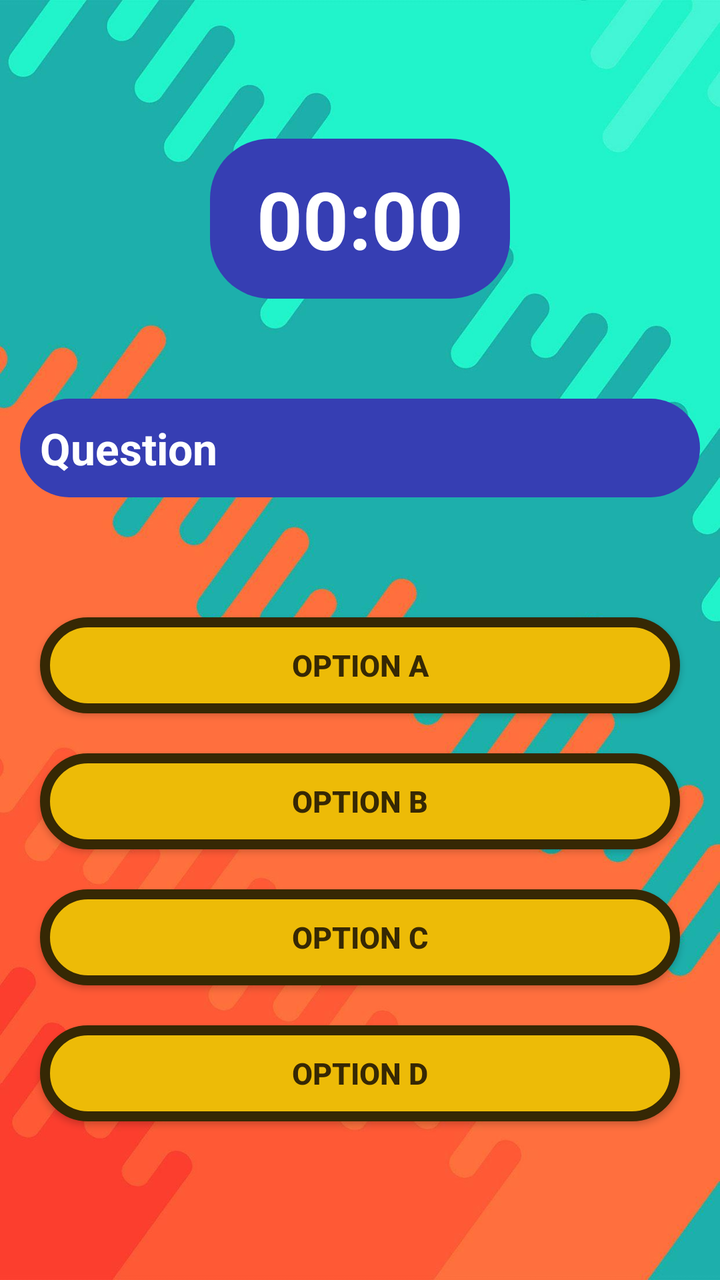
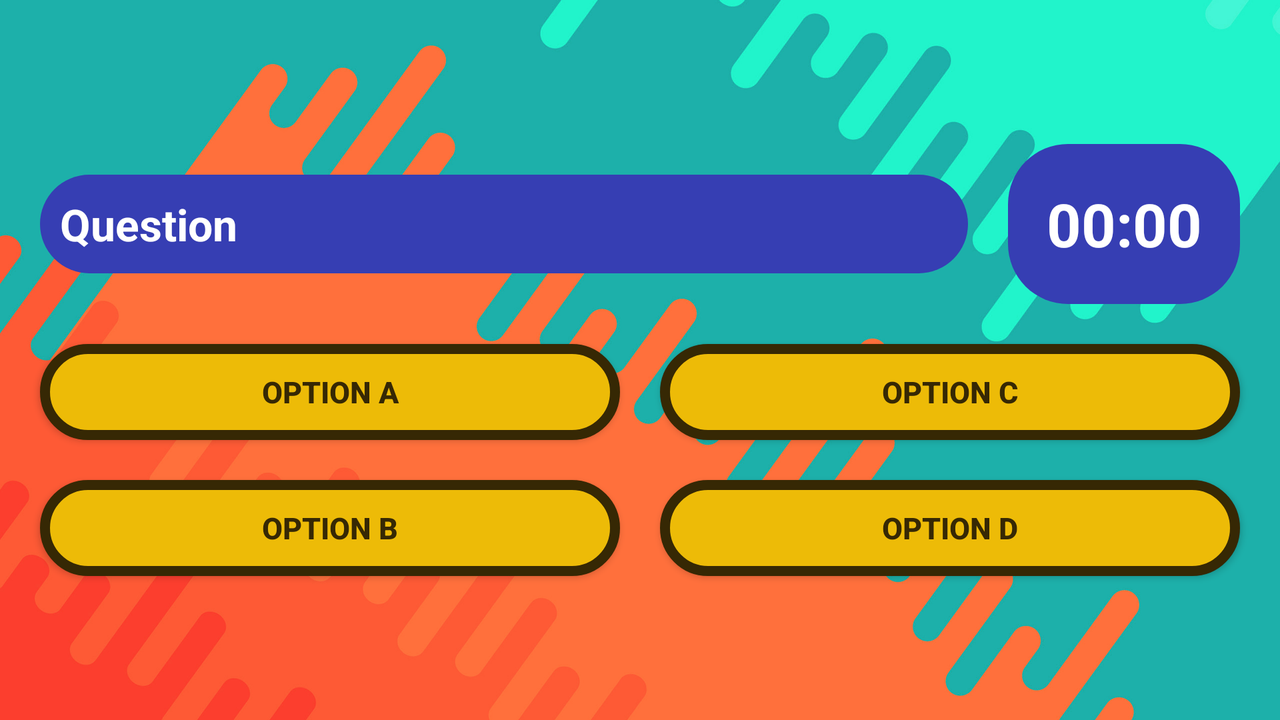

One screen, two layout resources from the same app: the default and the repository's alternative for another configuration. Each is rendered where Android would select it; the XML of both is given below.
<!-- AndroidManifest.xml: application theme Theme.AndroQuiz -->
<!-- res/layout/activity_quiz.xml -->
<?xml version="1.0" encoding="utf-8"?>
<LinearLayout xmlns:android="http://schemas.android.com/apk/res/android"
    xmlns:app="http://schemas.android.com/apk/res-auto"
    xmlns:tools="http://schemas.android.com/tools"
    android:layout_width="match_parent"
    android:layout_height="match_parent"
    android:background="@drawable/theme_quiz"
    android:orientation="vertical"
    android:gravity="center"
    android:padding="10dp"
    tools:context=".QuizActivity">

    <TextView
        android:id="@+id/timer"
        android:text="00:00"
        android:textSize="40sp"
        android:textStyle="bold"
        android:textColor="#ffffff"
        android:layout_width="150dp"
        android:layout_height="80dp"
        android:background="@drawable/navy_blue"
        android:gravity="center"
        android:layout_marginBottom="50dp"
        android:padding="10dp"/>

    <TextView
        android:id="@+id/question"
        android:text="Question"
        android:textSize="22sp"
        android:textStyle="bold"
        android:textColor="#ffffff"
        android:layout_width="match_parent"
        android:layout_height="wrap_content"
        android:background="@drawable/navy_blue"
        android:layout_marginBottom="50dp"
        android:padding="10dp"/>

    <androidx.appcompat.widget.AppCompatButton
        android:id="@+id/optionA"
        android:text="Option A"
        android:textSize="15sp"
        android:textColor="#362804"
        android:textStyle="bold"
        android:layout_width="match_parent"
        android:layout_height="wrap_content"
        android:background="@drawable/gold"
        android:layout_margin="10dp"
        android:padding="10dp"/>

    <androidx.appcompat.widget.AppCompatButton
        android:id="@+id/optionB"
        android:text="Option B"
        android:textSize="15sp"
        android:textColor="#362804"
        android:textStyle="bold"
        android:layout_width="match_parent"
        android:layout_height="wrap_content"
        android:background="@drawable/gold"
        android:layout_margin="10dp"
        android:padding="10dp"/>

    <androidx.appcompat.widget.AppCompatButton
        android:id="@+id/optionC"
        android:text="Option C"
        android:textSize="15sp"
        android:textColor="#362804"
        android:textStyle="bold"
        android:layout_width="match_parent"
        android:layout_height="wrap_content"
        android:background="@drawable/gold"
        android:layout_margin="10dp"
        android:padding="10dp"/>

    <androidx.appcompat.widget.AppCompatButton
        android:id="@+id/optionD"
        android:text="Option D"
        android:textSize="15sp"
        android:textColor="#362804"
        android:textStyle="bold"
        android:layout_width="match_parent"
        android:layout_height="wrap_content"
        android:background="@drawable/gold"
        android:layout_margin="10dp"
        android:padding="10dp"/>

</LinearLayout>
<!-- resources referenced by this layout -->
<resources>
  <!-- drawable gold (drawable) -->
  <?xml version="1.0" encoding="utf-8"?>
      <shape xmlns:android="http://schemas.android.com/apk/res/android"
      android:shape="rectangle" android:padding="10dp">
      <solid android:color="#edbb07"/>
      <stroke android:color="#362804" android:width="5dp"/>
      <corners android:radius="30dp"/>
      </shape>
  <!-- drawable navy_blue (drawable) -->
  <?xml version="1.0" encoding="utf-8"?>
      <shape xmlns:android="http://schemas.android.com/apk/res/android"
      android:shape="rectangle" android:padding="10dp">
      <solid android:color="#363eb3"/>
      <corners android:radius="30dp"/>
      </shape>
  <!-- drawable theme_quiz: jpg bitmap (drawable, 71284 bytes) -->
  <!-- from res/values-v27/ -->
  <style name="Theme.AndroQuiz" parent="Theme.Design.NoActionBar">
          <item name="android:statusBarColor" tools:targetApi="l">?attr/colorPrimaryVariant</item>
          <item name="android:windowFullscreen">true</item>
          <item name="android:windowLayoutInDisplayCutoutMode">shortEdges</item>
          <item name="android:windowTranslucentStatus">true</item>
          <item name="android:windowTranslucentNavigation">true</item>
      </style>
</resources>
<!-- res/layout-land/activity_quiz.xml (the repository's variant of the layout above) -->
<!-- drawn on the phone turned sideways -->
<?xml version="1.0" encoding="utf-8"?>
<LinearLayout xmlns:android="http://schemas.android.com/apk/res/android"
    xmlns:app="http://schemas.android.com/apk/res-auto"
    xmlns:tools="http://schemas.android.com/tools"
    android:layout_width="match_parent"
    android:layout_height="match_parent"
    android:background="@drawable/theme_quiz_land"
    android:orientation="vertical"
    android:gravity="center"
    android:padding="10dp"
    tools:context=".QuizActivity">

    <LinearLayout
        android:layout_width="match_parent"
        android:layout_height="wrap_content"
        android:gravity="center">

        <TextView
            android:id="@+id/question"
            android:text="Question"
            android:textSize="22sp"
            android:textStyle="bold"
            android:textColor="#ffffff"
            android:layout_width="0dp"
            android:layout_weight="1"
            android:layout_height="wrap_content"
            android:background="@drawable/navy_blue"
            android:layout_margin="10dp"
            android:padding="10dp"/>

        <TextView
            android:id="@+id/timer"
            android:text="00:00"
            android:textSize="30sp"
            android:textStyle="bold"
            android:textColor="#ffffff"
            android:layout_width="0dp"
            android:layout_height="80dp"
            android:layout_weight="0.25"
            android:background="@drawable/navy_blue"
            android:gravity="center"
            android:layout_margin="10dp"
            android:padding="10dp"/>

    </LinearLayout>

    <LinearLayout
        android:layout_width="match_parent"
        android:layout_height="wrap_content"
        android:gravity="center">

        <LinearLayout
            android:layout_width="0dp"
            android:layout_height="wrap_content"
            android:layout_weight="1"
            android:orientation="vertical">

            <androidx.appcompat.widget.AppCompatButton
                android:id="@+id/optionA"
                android:text="Option A"
                android:textSize="15sp"
                android:textColor="#362804"
                android:textStyle="bold"
                android:layout_width="match_parent"
                android:layout_height="wrap_content"
                android:background="@drawable/gold"
                android:layout_margin="10dp"
                android:padding="10dp"/>

            <androidx.appcompat.widget.AppCompatButton
                android:id="@+id/optionB"
                android:text="Option B"
                android:textSize="15sp"
                android:textColor="#362804"
                android:textStyle="bold"
                android:layout_width="match_parent"
                android:layout_height="wrap_content"
                android:background="@drawable/gold"
                android:layout_margin="10dp"
                android:padding="10dp"/>

        </LinearLayout>

        <LinearLayout
            android:layout_width="0dp"
            android:layout_height="wrap_content"
            android:layout_weight="1"
            android:orientation="vertical">

            <androidx.appcompat.widget.AppCompatButton
                android:id="@+id/optionC"
                android:text="Option C"
                android:textSize="15sp"
                android:textColor="#362804"
                android:textStyle="bold"
                android:layout_width="match_parent"
                android:layout_height="wrap_content"
                android:background="@drawable/gold"
                android:layout_margin="10dp"
                android:padding="10dp"/>

            <androidx.appcompat.widget.AppCompatButton
                android:id="@+id/optionD"
                android:text="Option D"
                android:textSize="15sp"
                android:textColor="#362804"
                android:textStyle="bold"
                android:layout_width="match_parent"
                android:layout_height="wrap_content"
                android:background="@drawable/gold"
                android:layout_margin="10dp"
                android:padding="10dp"/>

        </LinearLayout>

    </LinearLayout>

</LinearLayout>
<!-- resources referenced by the variant -->
<!-- as the phone turned sideways resolves them -->
<resources>
  <!-- drawable gold (drawable) -->
  <?xml version="1.0" encoding="utf-8"?>
      <shape xmlns:android="http://schemas.android.com/apk/res/android"
      android:shape="rectangle" android:padding="10dp">
      <solid android:color="#edbb07"/>
      <stroke android:color="#362804" android:width="5dp"/>
      <corners android:radius="30dp"/>
      </shape>
  <!-- drawable navy_blue (drawable) -->
  <?xml version="1.0" encoding="utf-8"?>
      <shape xmlns:android="http://schemas.android.com/apk/res/android"
      android:shape="rectangle" android:padding="10dp">
      <solid android:color="#363eb3"/>
      <corners android:radius="30dp"/>
      </shape>
  <!-- drawable theme_quiz_land: jpg bitmap (drawable, 305588 bytes) -->
  <!-- from res/values-v27/ -->
  <style name="Theme.AndroQuiz" parent="Theme.Design.NoActionBar">
          <item name="android:statusBarColor" tools:targetApi="l">?attr/colorPrimaryVariant</item>
          <item name="android:windowFullscreen">true</item>
          <item name="android:windowLayoutInDisplayCutoutMode">shortEdges</item>
          <item name="android:windowTranslucentStatus">true</item>
          <item name="android:windowTranslucentNavigation">true</item>
      </style>
</resources>
